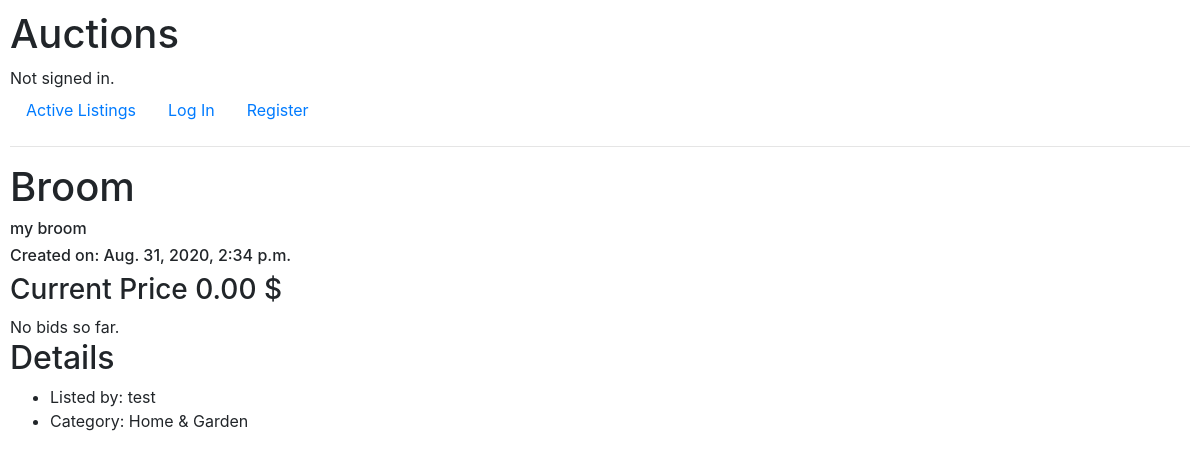
The page /7 on the database as committed earlier.
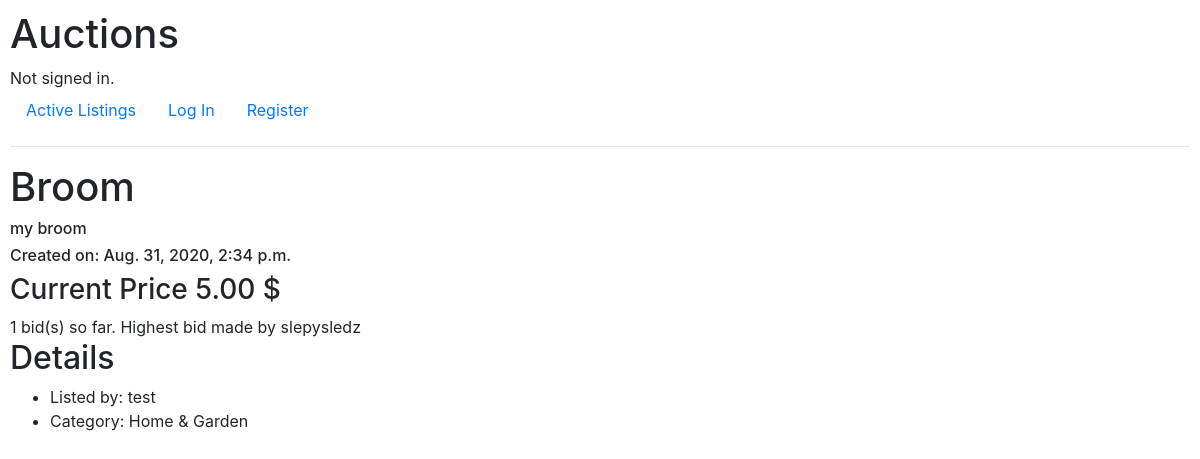
The same page on the database as committed later.
### auctions/models.py (models this page shows, shortened)
class Auction(models.Model):
    MOTORS = "MOT"
    FASHINON = "FAS"
    ELECTRONICS = "ELE"
    COLLECTIBLES_ARTS = "ART"
    HOME_GARDES = "HGA"
    SPORTING_GOODS = "SPO"
    TOYS = "TOY"
    BUSSINES_INDUSTRIAL = "BUS"
    MUSIC = "MUS"
    CATEGORY = [
        (MOTORS, "Motors"),
        (FASHINON, "Fashion"),
        (ELECTRONICS, "Electronics"),
        (COLLECTIBLES_ARTS, "Collectibles & Art"),
        (HOME_GARDES, "Home & Garden"),
        (SPORTING_GOODS, "Sporting Goods"),
        (TOYS, "Toys"),
        (BUSSINES_INDUSTRIAL, "Business & Industrial"),
        (MUSIC, "Music"),
    ]
    seller_id = models.ForeignKey(User, on_delete=models.CASCADE)
    title = models.CharField(max_length=64, blank=False)
    description = models.TextField(blank=True)
    current_price = models.DecimalField(max_digits=11, decimal_places=2, default=0.0)
    category = models.CharField(max_length=3, choices=CATEGORY, default=MOTORS)
    image_url = models.URLField(blank=True)
    publication_date = models.DateTimeField(auto_now_add=True)
    class Meta:
        verbose_name = "auction"
        verbose_name_plural = "auctions"

class User(AbstractUser):
    pass

### auctions/views.py (the view)
# urls.py: path("<int:auction_id>", views.listing_page, name="listing_page"),
def listing_page(request, auction_id):
    try:
        auction = Auction.objects.get(pk=auction_id)
    except Auction.DoesNotExist:
        return HttpResponse("Error-auction id doesn't exist")
    if request.user.is_authenticated:
        watchlist_item = Watchlist.objects.filter(
                auction_id = auction_id,
                user_id = User.objects.get(id=request.user.id)
        ).first()
        if watchlist_item is not None:
            on_watchlist = True
        else:
            on_watchlist = False
    else:
        on_watchlist = False
    bid_amount = Bid.objects.filter(auction_id=auction_id).count()
    highest_bid = Bid.objects.filter(auction_id=auction_id).order_by('-bid_price').first()
    if highest_bid is not None:
        if highest_bid.user_id == request.user.id:
            bid_message = "Your bid is the current bid"
        else:
            bid_message = "Highest bid made by " + highest_bid.user_id.username
    else:
        bid_message = None
    return render(request, "auctions/listing_page.html", {
        "auction": auction,
        "bid_amount": bid_amount,
        "bid_message": bid_message,
        "on_watchlist": on_watchlist,
        "bid_form": BidForm(),
    })

### auctions/templates/auctions/listing_page.html (shortened to what this page needs)
{% extends "auctions/layout.html" %}
{% block body %}
<h1>{{auction.title}}</h1>
<h6>{{auction.description}}</h6>
<h6>Created on: {{auction.publication_date}}</h6>
<h3>Current Price {{auction.current_price}} $</h3>
{% if bid_amount != 0 %}
    {{ bid_amount }} bid(s) so far. {{ bid_message }}
{% else %}
    No bids so far.
{% endif %}
<h2>Details</h2>
<ul>
    <li>Listed by: {{auction.seller_id.username}}</li>
    <li>Category: {{auction.get_category_display}}</li>
</ul>
{% endblock %}

Rows that differ between the two databases and show on the page:
changed Auction "Broom": current_price "0.00" → "5.00"
Other text that changed with them:
{{ bid_amount }}: (not shown) → "1"
{{ bid_message }}: (not shown) → "Highest bid made by slepysledz"
text no longer shown: "No bids so far."
text now shown: "bid(s) so far."
